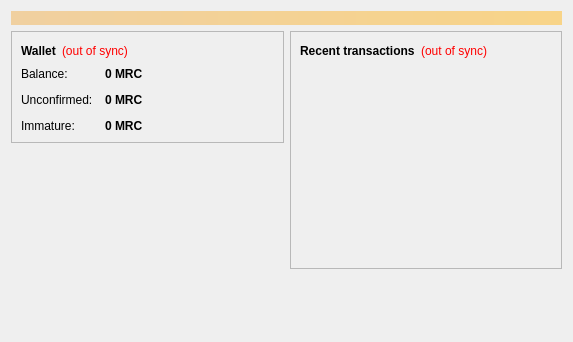
<?xml version="1.0" encoding="UTF-8"?>
<ui version="4.0">
 <class>OverviewPage</class>
 <widget class="QWidget" name="OverviewPage">
  <property name="geometry">
   <rect>
    <x>0</x>
    <y>0</y>
    <width>573</width>
    <height>342</height>
   </rect>
  </property>
  <property name="windowTitle">
   <string>Form</string>
  </property>
  <layout class="QVBoxLayout" name="topLayout">
   <item>
    <widget class="QLabel" name="labelAlerts">
     <property name="visible">
      <bool>false</bool>
     </property>
     <property name="styleSheet">
      <string notr="true">background-color: qlineargradient(x1: 0, y1: 0, x2: 1, y2: 0, stop:0 #F0D0A0, stop:1 #F8D488); color:#000000;</string>
     </property>
     <property name="wordWrap">
      <bool>true</bool>
     </property>
     <property name="margin">
      <number>3</number>
     </property>
    </widget>
   </item>
   <item>
    <layout class="QHBoxLayout" name="horizontalLayout" stretch="1,1">
     <item>
      <layout class="QVBoxLayout" name="verticalLayout_2">
       <item>
        <widget class="QFrame" name="frame">
         <property name="frameShape">
          <enum>QFrame::StyledPanel</enum>
         </property>
         <property name="frameShadow">
          <enum>QFrame::Raised</enum>
         </property>
         <layout class="QVBoxLayout" name="verticalLayout_4">
          <item>
           <layout class="QHBoxLayout" name="horizontalLayout_4">
            <item>
             <widget class="QLabel" name="label_5">
              <property name="font">
               <font>
                <weight>75</weight>
                <bold>true</bold>
               </font>
              </property>
              <property name="text">
               <string>Wallet</string>
              </property>
             </widget>
            </item>
            <item>
             <widget class="QLabel" name="labelWalletStatus">
              <property name="toolTip">
               <string>The displayed information may be out of date. Your wallet automatically synchronizes with the Bitcoin network after a connection is established, but this process has not completed yet.</string>
              </property>
              <property name="styleSheet">
               <string notr="true">QLabel { color: red; }</string>
              </property>
              <property name="text">
               <string notr="true">(out of sync)</string>
              </property>
              <property name="alignment">
               <set>Qt::AlignLeading|Qt::AlignLeft|Qt::AlignVCenter</set>
              </property>
             </widget>
            </item>
            <item>
             <spacer name="horizontalSpacer_2">
              <property name="orientation">
               <enum>Qt::Horizontal</enum>
              </property>
              <property name="sizeHint" stdset="0">
               <size>
                <width>40</width>
                <height>20</height>
               </size>
              </property>
             </spacer>
            </item>
           </layout>
          </item>
          <item>
           <layout class="QFormLayout" name="formLayout_2">
            <property name="fieldGrowthPolicy">
             <enum>QFormLayout::AllNonFixedFieldsGrow</enum>
            </property>
            <property name="horizontalSpacing">
             <number>12</number>
            </property>
            <property name="verticalSpacing">
             <number>12</number>
            </property>
            <item row="0" column="0">
             <widget class="QLabel" name="label">
              <property name="text">
               <string>Balance:</string>
              </property>
             </widget>
            </item>
            <item row="0" column="1">
             <widget class="QLabel" name="labelBalance">
              <property name="font">
               <font>
                <weight>75</weight>
                <bold>true</bold>
               </font>
              </property>
              <property name="cursor">
               <cursorShape>IBeamCursor</cursorShape>
              </property>
              <property name="toolTip">
               <string>Your current balance</string>
              </property>
              <property name="text">
               <string notr="true">0 MRC</string>
              </property>
              <property name="textInteractionFlags">
               <set>Qt::LinksAccessibleByMouse|Qt::TextSelectableByKeyboard|Qt::TextSelectableByMouse</set>
              </property>
             </widget>
            </item>
            <item row="1" column="0">
             <widget class="QLabel" name="label_3">
              <property name="text">
               <string>Unconfirmed:</string>
              </property>
             </widget>
            </item>
            <item row="1" column="1">
             <widget class="QLabel" name="labelUnconfirmed">
              <property name="font">
               <font>
                <weight>75</weight>
                <bold>true</bold>
               </font>
              </property>
              <property name="cursor">
               <cursorShape>IBeamCursor</cursorShape>
              </property>
              <property name="toolTip">
               <string>Total of transactions that have yet to be confirmed, and do not yet count toward the current balance</string>
              </property>
              <property name="text">
               <string notr="true">0 MRC</string>
              </property>
              <property name="textInteractionFlags">
               <set>Qt::LinksAccessibleByMouse|Qt::TextSelectableByKeyboard|Qt::TextSelectableByMouse</set>
              </property>
             </widget>
            </item>
            <item row="2" column="0">
             <widget class="QLabel" name="labelImmatureText">
              <property name="text">
               <string>Immature:</string>
              </property>
             </widget>
            </item>
            <item row="2" column="1">
             <widget class="QLabel" name="labelImmature">
              <property name="font">
               <font>
                <weight>75</weight>
                <bold>true</bold>
               </font>
              </property>
              <property name="toolTip">
               <string>Mined balance that has not yet matured</string>
              </property>
              <property name="text">
               <string notr="true">0 MRC</string>
              </property>
              <property name="textInteractionFlags">
               <set>Qt::LinksAccessibleByMouse|Qt::TextSelectableByKeyboard|Qt::TextSelectableByMouse</set>
              </property>
             </widget>
            </item>
           </layout>
          </item>
         </layout>
        </widget>
       </item>
       <item>
        <spacer name="verticalSpacer">
         <property name="orientation">
          <enum>Qt::Vertical</enum>
         </property>
         <property name="sizeHint" stdset="0">
          <size>
           <width>20</width>
           <height>40</height>
          </size>
         </property>
        </spacer>
       </item>
      </layout>
     </item>
     <item>
      <layout class="QVBoxLayout" name="verticalLayout_3">
       <item>
        <widget class="QFrame" name="frame_2">
         <property name="frameShape">
          <enum>QFrame::StyledPanel</enum>
         </property>
         <property name="frameShadow">
          <enum>QFrame::Raised</enum>
         </property>
         <layout class="QVBoxLayout" name="verticalLayout">
          <item>
           <layout class="QHBoxLayout" name="horizontalLayout_2">
            <item>
             <widget class="QLabel" name="label_4">
              <property name="text">
               <string>&lt;b&gt;Recent transactions&lt;/b&gt;</string>
              </property>
             </widget>
            </item>
            <item>
             <widget class="QLabel" name="labelTransactionsStatus">
              <property name="toolTip">
               <string>The displayed information may be out of date. Your wallet automatically synchronizes with the Bitcoin network after a connection is established, but this process has not completed yet.</string>
              </property>
              <property name="styleSheet">
               <string notr="true">QLabel { color: red; }</string>
              </property>
              <property name="text">
               <string notr="true">(out of sync)</string>
              </property>
              <property name="alignment">
               <set>Qt::AlignRight|Qt::AlignTrailing|Qt::AlignVCenter</set>
              </property>
             </widget>
            </item>
            <item>
             <spacer name="horizontalSpacer">
              <property name="orientation">
               <enum>Qt::Horizontal</enum>
              </property>
              <property name="sizeHint" stdset="0">
               <size>
                <width>40</width>
                <height>20</height>
               </size>
              </property>
             </spacer>
            </item>
           </layout>
          </item>
          <item>
           <widget class="QListView" name="listTransactions">
            <property name="styleSheet">
             <string notr="true">QListView { background: transparent; }</string>
            </property>
            <property name="frameShape">
             <enum>QFrame::NoFrame</enum>
            </property>
            <property name="verticalScrollBarPolicy">
             <enum>Qt::ScrollBarAlwaysOff</enum>
            </property>
            <property name="horizontalScrollBarPolicy">
             <enum>Qt::ScrollBarAlwaysOff</enum>
            </property>
            <property name="selectionMode">
             <enum>QAbstractItemView::NoSelection</enum>
            </property>
           </widget>
          </item>
         </layout>
        </widget>
       </item>
       <item>
        <spacer name="verticalSpacer_2">
         <property name="orientation">
          <enum>Qt::Vertical</enum>
         </property>
         <property name="sizeHint" stdset="0">
          <size>
           <width>20</width>
           <height>40</height>
          </size>
         </property>
        </spacer>
       </item>
      </layout>
     </item>
    </layout>
   </item>
  </layout>
 </widget>
 <resources/>
 <connections/>
</ui>
